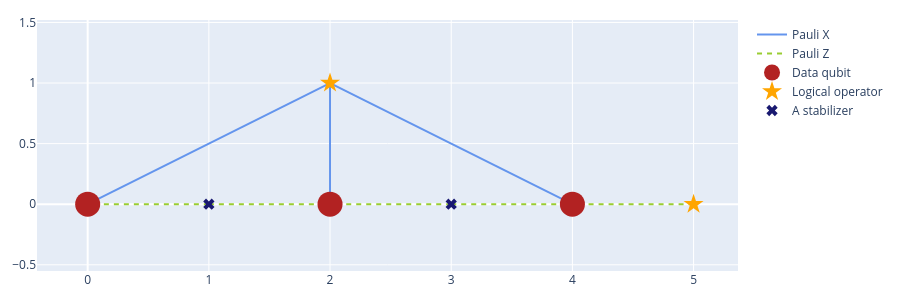

Notebook cell for this chart:
### Markdown cell above
`plaquette` has a built-in visualizer, where the red circles represent the data-qubits, the blue crosses represent the ancillas responsible for the stabilizer measurements, the blue lines represent $CNOT$ gates, the green dashed lines represent $CZ$ gates, and the yellow stars represent the logical operators. This visualizer is an interactive tool: you can hover your mouse cursor on top of the various elements to display some more information.

### Code cell
vis = visualizer.LatticeVisualizer(repetition_code)
vis.draw_lattice(height=300)

### Figure 1 — Plotly figure (JSON) as saved in the notebook; plotly's stock layout.template omitted (floating-point values rounded to 4 significant figures)
{"data": [{"line": {"color": "cornflowerblue", "dash": "solid"}, "mode": "lines", "name": "Pauli X", "type": "scatter", "x": [2, 0, null, 2, 2, null, 2, 4, null], "y": [1, 0, null, 1, 0, null, 1, 0, null]}, {"line": {"color": "yellowgreen", "dash": "5px 5px"}, "mode": "lines", "name": "Pauli Z", "type": "scatter", "x": [1, 0, null, 1, 2, null, 3, 2, null, 3, 4, null, 5, 4, null], "y": [0, 0, null, 0, 0, null, 0, 0, null, 0, 0, null, 0, 0, null]}, {"hovertext": ["Data qubit 0<br />Ext. qubit 0", "Data qubit 1<br />Ext. qubit 1", "Data qubit 2<br />Ext. qubit 2"], "marker": {"color": "firebrick", "size": 25, "symbol": "circle"}, "mode": "markers", "name": "Data qubit", "type": "scatter", "x": [0, 2, 4], "y": [0, 0, 0]}, {"hovertext": ["X<br />Logical 0<br />Ext. qubit 5", "Z<br />Logical 1<br />Ext. qubit 6"], "marker": {"color": "orange", "size": 15, "symbol": "star"}, "mode": "markers", "name": "Logical operator", "type": "scatter", "x": [2, 5], "y": [1, 0]}, {"hovertext": ["Stabgen 0<br />Ext. qubit 3", "Stabgen 1<br />Ext. qubit 4"], "marker": {"color": "midnightblue", "size": 10, "symbol": "x"}, "mode": "markers", "name": "A stabilizer", "type": "scatter", "x": [1, 3], "y": [0, 0]}], "layout": {"coloraxis": {"colorbar": {"x": -0.1}}, "height": 300, "margin": {"b": 20, "l": 20, "r": 20, "t": 20}, "yaxis": {"scaleanchor": "x", "scaleratio": 1}}}
